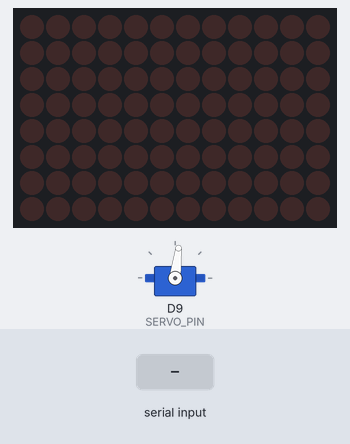
Bench run of a sketch on a simulated Arduino Uno R4 WiFi. Parts: 12×8 LED matrix, servo. The inputs (shaded band) are chosen by the test bench.

Above: at 3.6 s.
3.7 s: "90,45\n" received over Serial
At 5.22 s:
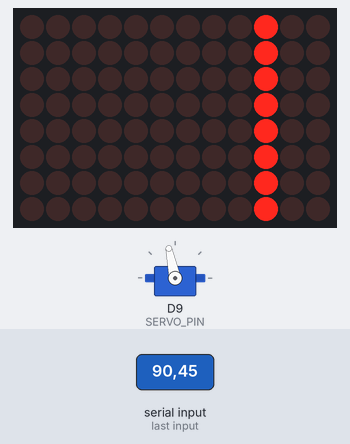
5.3 s: "30,150\n" received over Serial
At 6.81 s:
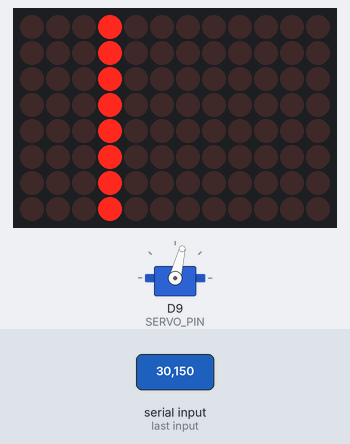
7.0 s: "5\n" received over Serial
At 8.38 s:
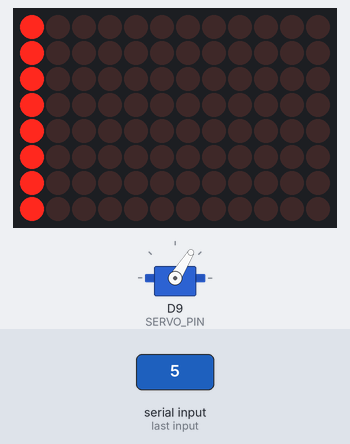
8.6 s: "200\n" received over Serial
At 8.89 s:
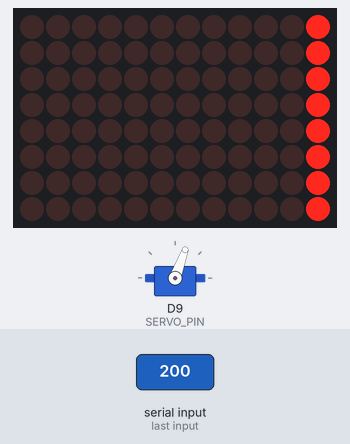
Timing chart, 0 to 11.6 s (numbered marks = the images above; inputs shaded):
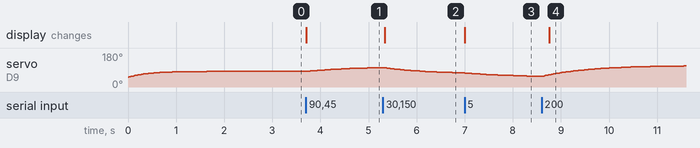

The sketch:

teschi1_v2.ino
```cpp
#include <Servo.h>

// Se non è un Arduino Uno R3, abilita la matrice LED
#ifdef ARDUINO_AVR_UNO
  #define USE_LED_MATRIX false
#else
  #define USE_LED_MATRIX true
  #include "Arduino_LED_Matrix.h"
  ArduinoLEDMatrix matrix;
#endif

// Definizione dei pin e dei parametri del servo
#define SERVO_PIN 9
#define SERVO_MAX 115  // Estremo destro
#define SERVO_MIN 50   // Estremo sinistro
#define SERVO_REST 83  // Posizione di riposo (in assenza di segnale)

Servo myservo;

// Definizione della matrice LED se abilitata
#if USE_LED_MATRIX
byte frame[8][12] = {
  {0,0,0,0,0,0,0,0, 0,0,0,0},
  {0,0,0,0,0,0,0,0, 0,0,0,0},
  {0,0,0,0,0,0,0,0, 0,0,0,0},
  {0,0,0,0,0,0,0,0, 0,0,0,0},
  {0,0,0,0,0,0,0,0, 0,0,0,0},
  {0,0,0,0,0,0,0,0, 0,0,0,0},
  {0,0,0,0,0,0,0,0, 0,0,0,0},
  {0,0,0,0,0,0,0,0, 0,0,0,0}
};
int lastCol = -1; // Per evitare ridisegni ridondanti
#endif

// Variabili per il controllo del movimento e del timing
unsigned long lastReceive = 0;       // Ultimo aggiornamento dal seriale
unsigned long lastServoUpdate = 0;   // Timing per l'aggiornamento del servo
const unsigned long servoUpdateInterval = 20; // Aggiornamento ogni 20ms

// Utilizziamo una variabile float per il currentAngle per abilitare una interpolazione più fine
float currentAngleF = SERVO_REST;
int targetAngle = SERVO_REST;  // Posizione obiettivo

void setup() {
  Serial.begin(115200);

  #if USE_LED_MATRIX
    matrix.begin();
    clearDisplay();
    matrix.renderBitmap(frame, 8, 12);
  #endif

  myservo.attach(SERVO_PIN);
  // Avvio morbido: muove gradualmente il servo fino a SERVO_REST
  smoothStartup();
  blinkLED2Times();

}

void loop() {
  // Lettura non bloccante della seriale
  if (Serial.available() > 0) {
    String input = Serial.readStringUntil('\n');
    if (input.length() > 0) {
      int val = input.toInt();
      lastReceive = millis();

      // Aggiornamento della matrice LED solo se il valore di colonna cambia
      #if USE_LED_MATRIX
        int col = map(val, 0, 100, 0, 11);
        col = constrain(col, 0, 11);
        if (col != lastCol) {
          lastCol = col;
          showSingleColumn(col);
        }
      #endif

      // Mappatura lineare del valore (0..100) all'intervallo del servo
      targetAngle = map(val, 0, 100, SERVO_MIN, SERVO_MAX);
      targetAngle = constrain(targetAngle, SERVO_MIN, SERVO_MAX);
    }
  }

  // Se non arriva segnale per più di 5 secondi, ritorna al valore di riposo
  if (millis() - lastReceive > 5000) {
    targetAngle = SERVO_REST;
  }

  // Aggiornamento graduale (smoothing) del servo senza bloccare il loop
  if (millis() - lastServoUpdate >= servoUpdateInterval) {
    lastServoUpdate = millis();

    // Smoothing esponenziale
    float smoothingFactor = 0.02; // all'aumentare l'interpolazione diventa più rapida - default .05
    currentAngleF += (targetAngle - currentAngleF) * smoothingFactor;

    myservo.write((int)currentAngleF);
    // delay(30);
  }
}

#if USE_LED_MATRIX
// Funzione per visualizzare una singola colonna sulla matrice LED
void showSingleColumn(int col) {
  clearDisplay();
  for (int row = 0; row < 8; row++) {
    frame[row][col] = 1;
  }
  matrix.renderBitmap(frame, 8, 12);
}

// Riempie l'intera matrice con il valore specificato
void fillDisplay(byte val) {
  for (int i = 0; i < 8; i++) {
    for (int j = 0; j < 12; j++) {
      frame[i][j] = val;
    }
  }
}

// Pulisce la matrice LED
void clearDisplay() {
  fillDisplay(0);
}
#endif

// Funzione per un avvio morbido: il servo si muove gradualmente da SERVO_INIT a SERVO_REST
void smoothStartup() {
  float startupAngle = SERVO_MIN;  // oppure definisci un'altra costante, ad esempio SERVO_INIT
  myservo.write((int)startupAngle);
  // Utilizziamo un fattore di smoothing costante per rendere il movimento graduale
  float smoothingFactor = 0.05;
  while (abs(startupAngle - SERVO_REST) > 0.5) {
    startupAngle += (SERVO_REST - startupAngle) * smoothingFactor;
    myservo.write((int)startupAngle);
    delay(20);  // breve pausa per permettere al movimento di essere visibile e morbido
  }
  // Alla fine, assicuriamoci che il servo sia esattamente in SERVO_REST
  myservo.write(SERVO_REST);
  currentAngleF = SERVO_REST;
}

void blinkLED2Times() {
  for (int i = 0; i < 2; i++) {
    digitalWrite(LED_BUILTIN, HIGH);
    delay(200);
    digitalWrite(LED_BUILTIN, LOW);
    delay(200);
  }
}
```

Measured:
- after the input at 3.7 s, servo on D9 (SERVO_PIN): moves from 83° to 103° over 1.5 s, starting after 0.05 s; the display: changes at once (image 1)
- after the input at 5.3 s, the display: changes at once (image 2)
- after the input at 7.0 s, the display: changes at once (image 3)
- after the input at 8.6 s, the display: changes after 0.16 s (image 4)
